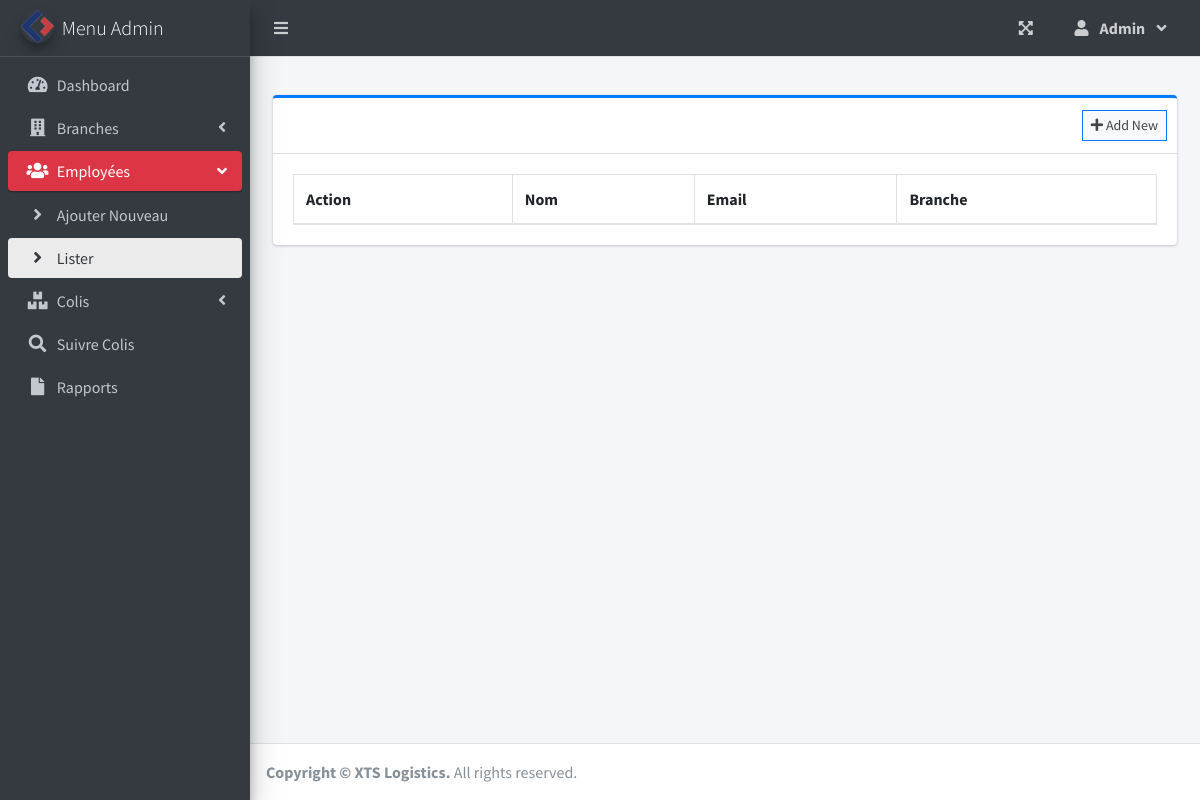
The page /index.php?page=staff_list (signed in) on the database as committed earlier.
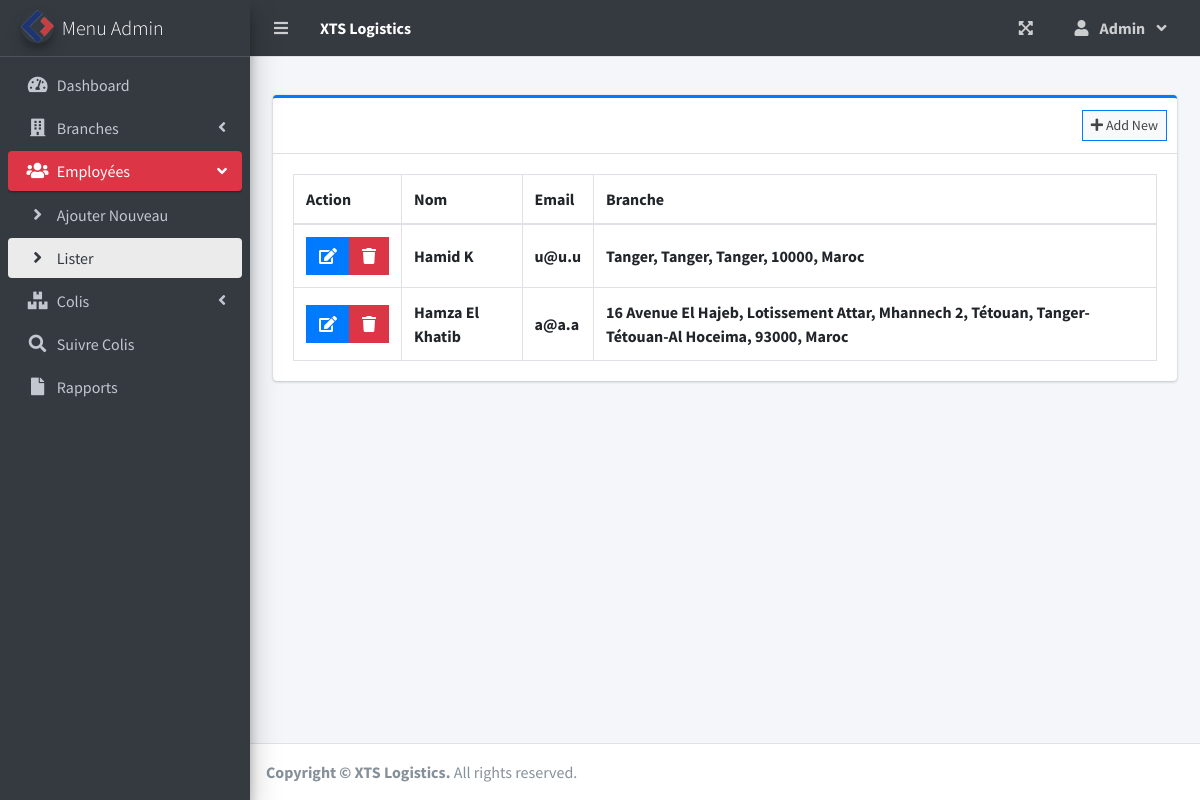
The same page on the database as committed later.
### tables this page shows
CREATE TABLE `users` (
  `id` int(30) NOT NULL,
  `firstname` varchar(200) NOT NULL,
  `lastname` varchar(200) NOT NULL,
  `cin` varchar(200) NOT NULL,
  `email` varchar(200) NOT NULL,
  `password` text NOT NULL,
  `type` tinyint(1) NOT NULL DEFAULT 2 COMMENT '1 = admin, 2 = staff',
  `branch_id` int(30) NOT NULL,
  `date_created` datetime NOT NULL DEFAULT current_timestamp()
);

### staff_list.php (the view, shortened to what this page needs)
<?php include'db_connect.php' ?>
<div class="col-lg-12">
	<div class="card card-outline card-primary">
		<div class="card-header">
			<div class="card-tools">
				<a class="btn btn-block btn-sm btn-default btn-flat border-primary " href="./index.php?page=new_staff"><i class="fa fa-plus"></i> Add New</a>
			</div>
		</div>
		<div class="card-body">
			<table class="table tabe-hover table-bordered" id="list">
				<thead>
					<tr>
                        <th>Action</th>
						<th>Nom</th>
						<th>Email</th>
						<th>Branche</th>
					</tr>
				</thead>
				<tbody>
					<?php
					$qry = $conn->query("SELECT u.*,concat(u.firstname,' ',u.lastname) as name,concat(b.street,', ',b.city,', ',b.state,', ',b.zip_code,', ',b.country) as baddress FROM users u inner join branches b on b.id = u.branch_id order by concat(u.firstname,' ',u.lastname) asc ");
					while($row= $qry->fetch_assoc()):
					?>
					<tr>
                        <td class="text-center">
                            <div class="btn-group">
                                <a href="index.php?page=edit_staff&id=<?php echo $row['id'] ?>" class="btn btn-primary btn-flat ">
                                    <i class="fas fa-edit"></i>
                                </a>
                                <button type="button" class="btn btn-danger btn-flat delete_user" data-id="<?php echo $row['id'] ?>">
                                    <i class="fas fa-trash"></i>
                                </button>
                            </div>
                        </td>
						<td><b><?php echo ucwords($row['name']) ?></b></td>
						<td><b><?php echo ($row['email']) ?></b></td>
						<td><b><?php echo ucwords($row['baddress']) ?></b></td>
					</tr>
				<?php endwhile; ?>
				</tbody>
			</table>
		</div>
	</div>
</div>

### topbar.php (shortened to what this page needs)
<nav class="main-header navbar navbar-expand navbar-dark">
  <ul class="navbar-nav">
    <?php if(isset($_SESSION['login_id'])): ?>
    <li class="nav-item">
      <a class="nav-link" data-widget="pushmenu" href="" role="button"><i class="fas fa-bars"></i></a>
    </li>
  <?php endif; ?>
    <li>
      <a class="nav-link text-white"  href="./" role="button">
          <large><b><?php echo $_SESSION['system']['name'] ?></b></large></a>
    </li>
  </ul>
  <ul class="navbar-nav ml-auto">
    <li class="nav-item">
      <a class="nav-link" data-widget="fullscreen" href="#" role="button">
        <i class="fas fa-expand-arrows-alt"></i>
      </a>
    </li>
   <li class="nav-item dropdown">
          <a class="nav-link"  data-toggle="dropdown" aria-expanded="true" href="javascript:void(0)">
            <span>
              <div class="d-felx badge-pill">
                <span class="fa fa-user mr-2"></span>
                <span><b><?php echo ucwords($_SESSION['login_firstname']) ?></b></span>
                <span class="fa fa-angle-down ml-2"></span>
              </div>
            </span>
          </a>
    </li>
  </ul>
</nav>

Rows that differ between the two databases and show on the page:
added users: name "Hamid K", email "u@u.u", baddress "Tanger, Tanger, Tanger, 10000, Maroc"
added users: name "Hamza El Khatib", email "a@a.a", baddress "16 Avenue El Hajeb, Lotissement Attar, Mhannech 2, Tétouan, Tanger-Tétouan-Al Hoceima, 93000, Maroc"
Other text that changed with them:
$_SESSION['system']['name']: (not shown) → "XTS Logistics"
